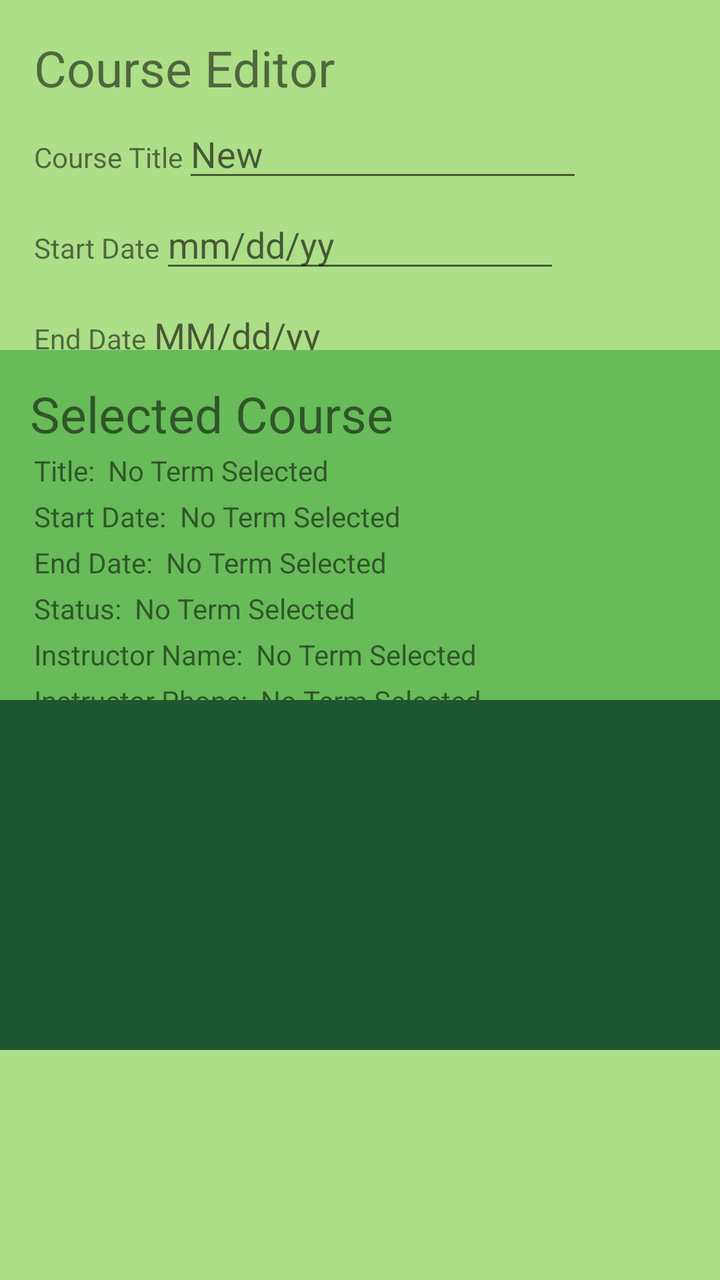
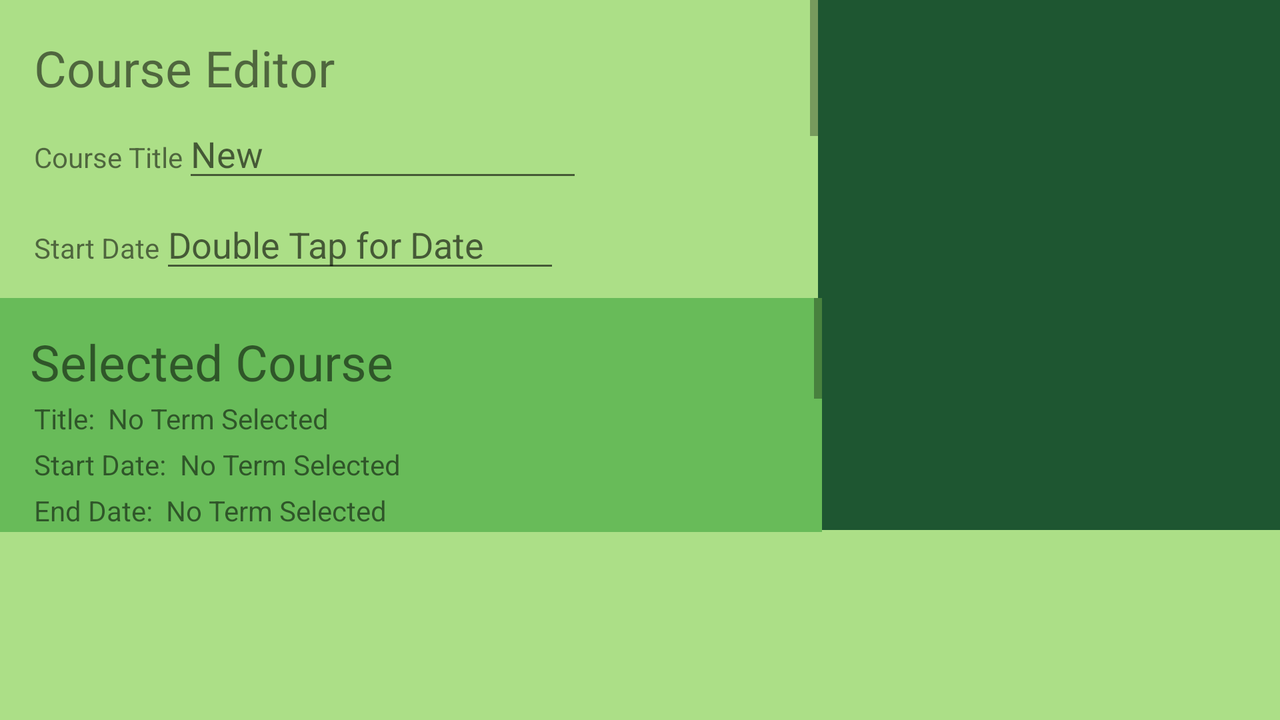

An Android layout and its configuration variant, each rendered on a device that would load it. The default file and the variant file are quoted in full after the pictures.
<!-- AndroidManifest.xml: application theme Theme.TermTracker -->
<!-- res/layout/activity_detailed_course.xml -->
<?xml version="1.0" encoding="utf-8"?>
<androidx.constraintlayout.widget.ConstraintLayout xmlns:android="http://schemas.android.com/apk/res/android"
    xmlns:app="http://schemas.android.com/apk/res-auto"
    xmlns:tools="http://schemas.android.com/tools"
    android:layout_width="match_parent"
    android:layout_height="match_parent"
    tools:context=".UI.DetailedCourseActivity"
    android:background="@color/Yellow_Green">


    <ScrollView
        android:id="@+id/courseScrollview1"
        android:layout_width="409dp"
        android:layout_height="175dp"
        app:layout_constraintLeft_toLeftOf="parent"
        app:layout_constraintTop_toBottomOf="@+id/courseScrollview2"
        tools:layout_editor_absoluteX="1dp"
        tools:layout_editor_absoluteY="1dp"
        android:background="@color/Mantis">

        <LinearLayout
            android:layout_width="match_parent"
            android:layout_margin="15dp"
            android:layout_height="wrap_content"
            android:orientation="vertical">

            <LinearLayout
                android:layout_width="match_parent"
                android:layout_height="wrap_content"
                android:orientation="horizontal">

                <TextView
                    android:layout_width="wrap_content"
                    android:layout_height="wrap_content"
                    android:text="Selected Course"
                    android:textSize="25dp"/>

            </LinearLayout>

            <LinearLayout
                android:layout_width="match_parent"
                android:layout_height="wrap_content"
                android:orientation="horizontal"
                android:layout_margin="2dp">

                <TextView
                    android:layout_width="wrap_content"
                    android:layout_height="wrap_content"
                    android:text="Title:  " />

                <TextView
                    android:id="@+id/selectedCTitle"
                    android:layout_width="wrap_content"
                    android:layout_height="wrap_content"
                    android:text="No Term Selected" />

            </LinearLayout>

            <LinearLayout
                android:layout_width="match_parent"
                android:layout_height="wrap_content"
                android:orientation="horizontal"
                android:layout_margin="2dp">

                <TextView
                    android:layout_width="wrap_content"
                    android:layout_height="wrap_content"
                    android:text="Start Date:  " />

                <TextView
                    android:id="@+id/selectedCStart"
                    android:layout_width="wrap_content"
                    android:layout_height="wrap_content"
                    android:text="No Term Selected" />

            </LinearLayout>

            <LinearLayout
                android:layout_width="match_parent"
                android:layout_height="wrap_content"
                android:orientation="horizontal"
                android:layout_margin="2dp">

                <TextView
                    android:layout_width="wrap_content"
                    android:layout_height="wrap_content"
                    android:text="End Date:  " />

                <TextView
                    android:id="@+id/selectedCEnd"
                    android:layout_width="wrap_content"
                    android:layout_height="wrap_content"
                    android:text="No Term Selected" />

            </LinearLayout>

            <LinearLayout
                android:layout_width="match_parent"
                android:layout_height="wrap_content"
                android:orientation="horizontal"
                android:layout_margin="2dp">

                <TextView
                    android:layout_width="wrap_content"
                    android:layout_height="wrap_content"
                    android:text="Status:  " />

                <TextView
                    android:id="@+id/selectedCStatus"
                    android:layout_width="wrap_content"
                    android:layout_height="wrap_content"
                    android:text="No Term Selected" />

            </LinearLayout>

            <LinearLayout
                android:layout_width="match_parent"
                android:layout_height="wrap_content"
                android:orientation="horizontal"
                android:layout_margin="2dp">

                <TextView
                    android:layout_width="wrap_content"
                    android:layout_height="wrap_content"
                    android:text="Instructor Name:  " />

                <TextView
                    android:id="@+id/selectedCInstructorName"
                    android:layout_width="wrap_content"
                    android:layout_height="wrap_content"
                    android:text="No Term Selected" />

            </LinearLayout>

            <LinearLayout
                android:layout_width="match_parent"
                android:layout_height="wrap_content"
                android:orientation="horizontal"
                android:layout_margin="2dp">

                <TextView
                    android:layout_width="wrap_content"
                    android:layout_height="wrap_content"
                    android:text="Instructor Phone:  " />

                <TextView
                    android:id="@+id/selectedCInstructorPhone"
                    android:layout_width="wrap_content"
                    android:layout_height="wrap_content"
                    android:text="No Term Selected" />

            </LinearLayout>

            <LinearLayout
                android:layout_width="match_parent"
                android:layout_height="wrap_content"
                android:orientation="horizontal"
                android:layout_margin="2dp">

                <TextView
                    android:layout_width="wrap_content"
                    android:layout_height="wrap_content"
                    android:text="Instructor Email:  " />

                <TextView
                    android:id="@+id/selectedCInstructorEmail"
                    android:layout_width="wrap_content"
                    android:layout_height="wrap_content"
                    android:text="No Term Selected" />

            </LinearLayout>

            <LinearLayout
                android:layout_width="match_parent"
                android:layout_height="wrap_content"
                android:orientation="horizontal"
                android:layout_margin="2dp">

                <TextView
                    android:layout_width="wrap_content"
                    android:layout_height="wrap_content"
                    android:text="Optional Note:  " />

                <TextView
                    android:id="@+id/selectedCOptionalNote"
                    android:layout_width="wrap_content"
                    android:layout_height="wrap_content"
                    android:text="No Term Selected" />

            </LinearLayout>

            <LinearLayout
                android:layout_width="match_parent"
                android:layout_height="wrap_content"
                android:orientation="horizontal"
                android:layout_margin="20dp">

             </LinearLayout>

        </LinearLayout>

    </ScrollView>

    <ScrollView
        android:id="@+id/courseScrollview2"
        android:layout_width="409dp"
        android:layout_height="175dp"
        app:layout_constraintLeft_toLeftOf="parent"
        app:layout_constraintTop_toTopOf="parent"
        tools:layout_editor_absoluteX="1dp"
        tools:layout_editor_absoluteY="1dp">

        <LinearLayout
            android:layout_width="match_parent"
            android:layout_margin="15dp"
            android:layout_height="wrap_content"
            android:orientation="vertical">

            <LinearLayout
                android:layout_width="match_parent"
                android:layout_height="wrap_content"
                android:orientation="horizontal"
                android:layout_margin="2dp">

                <TextView
                    android:layout_width="wrap_content"
                    android:layout_height="wrap_content"
                    android:text="Course Editor"
                    android:textSize="25dp"/>

            </LinearLayout>


            <LinearLayout
                android:layout_width="match_parent"
                android:layout_height="wrap_content"
                android:orientation="horizontal"
                android:layout_margin="2dp">

                <TextView
                    android:layout_width="wrap_content"
                    android:layout_height="wrap_content"
                    android:text="Course Title" />

                <EditText
                    android:id="@+id/courseTitle"
                    android:layout_width="200dp"
                    android:layout_height="wrap_content"
                    android:hint="New"/>

            </LinearLayout>

            <LinearLayout
                android:layout_width="match_parent"
                android:layout_height="wrap_content"
                android:orientation="horizontal"
                android:layout_margin="2dp">

                <TextView
                    android:layout_width="wrap_content"
                    android:layout_height="wrap_content"
                    android:text="Start Date" />

                <EditText
                    android:id="@+id/courseStart"
                    android:layout_width="200dp"
                    android:layout_height="wrap_content"
                    android:hint="mm/dd/yy"/>

            </LinearLayout>

            <LinearLayout
                android:layout_width="match_parent"
                android:layout_height="wrap_content"
                android:orientation="horizontal"
                android:layout_margin="2dp">

                <TextView
                    android:layout_width="wrap_content"
                    android:layout_height="wrap_content"
                    android:text="End Date" />

                <EditText
                    android:id="@+id/courseEnd"
                    android:layout_width="200dp"
                    android:layout_height="wrap_content"
                    android:hint="MM/dd/yy"/>

            </LinearLayout>

            <LinearLayout
                android:layout_width="match_parent"
                android:layout_height="wrap_content"
                android:orientation="horizontal"
                android:layout_margin="2dp">

                <TextView
                    android:layout_width="wrap_content"
                    android:layout_height="wrap_content"
                    android:text="Instructor" />

                <Spinner
                    android:id="@+id/courseInstructor"
                    android:layout_width="wrap_content"
                    android:layout_height="wrap_content"/>

            </LinearLayout>

            <LinearLayout
                android:layout_width="match_parent"
                android:layout_height="wrap_content"
                android:orientation="horizontal"
                android:layout_margin="2dp">

                <TextView
                    android:layout_width="wrap_content"
                    android:layout_height="wrap_content"
                    android:text="Status" />

                <Spinner
                    android:id="@+id/courseStatus"
                    android:layout_width="wrap_content"
                    android:layout_height="wrap_content"/>

            </LinearLayout>

            <LinearLayout
                android:layout_width="match_parent"
                android:layout_height="wrap_content"
                android:orientation="horizontal"
                android:layout_margin="20dp">

                <TextView
                    android:layout_width="wrap_content"
                    android:layout_height="wrap_content"
                    android:text="Optional Note" />

                <EditText
                    android:id="@+id/courseNote"
                    android:layout_width="200dp"
                    android:layout_height="wrap_content"
                    android:hint="New"/>

            </LinearLayout>

        </LinearLayout>

    </ScrollView>

    <ScrollView
        android:id="@+id/termScrollview3"
        android:layout_width="409dp"
        android:layout_height="175dp"
        app:layout_constraintLeft_toLeftOf="parent"
        app:layout_constraintTop_toBottomOf="@+id/courseScrollview1"
        android:background="@color/Pomona"
        tools:layout_editor_absoluteX="1dp"
        tools:layout_editor_absoluteY="1dp">

        <androidx.recyclerview.widget.RecyclerView
            android:id='@+id/recyclerview_detailedCourse'
            android:layout_width="409dp"
            android:layout_height="672dp"
            android:layout_margin="0dp"
            tools:layout_editor_absoluteX="1dp"
            tools:layout_editor_absoluteY="1dp"
            app:layout_constraintLeft_toLeftOf="parent"
            app:layout_constraintTop_toTopOf="parent"/>

    </ScrollView>

</androidx.constraintlayout.widget.ConstraintLayout>
<!-- resources referenced by this layout -->
<resources>
  <color name="Mantis">#FF68BB59</color>
  <color name="Pomona">#FF1E5631</color>
  <color name="Yellow_Green">#FFACDF87</color>
  <style name="Theme.TermTracker" parent="Theme.MaterialComponents.DayNight.DarkActionBar">
          
          <item name="colorPrimary">@color/Pomona</item>
          <item name="colorPrimaryVariant">@color/Max_Green</item>
          <item name="colorOnPrimary">@color/white</item>
          
          <item name="colorSecondary">@color/Yellow_Green</item>
          <item name="colorSecondaryVariant">@color/Mantis</item>
          <item name="colorOnSecondary">@color/black</item>
          
          <item name="android:statusBarColor" tools:targetApi="l">?attr/colorPrimaryVariant</item>
          
      </style>
  <color name="Max_Green">#FF4C9A2A</color>
  <color name="white">#FFFFFFFF</color>
  <color name="black">#FF000000</color>
</resources>
<!-- res/layout-land/activity_detailed_course.xml (the author's variant of the layout above) -->
<!-- drawn on the phone turned sideways -->
<?xml version="1.0" encoding="utf-8"?>
<androidx.constraintlayout.widget.ConstraintLayout xmlns:android="http://schemas.android.com/apk/res/android"
    xmlns:app="http://schemas.android.com/apk/res-auto"
    xmlns:tools="http://schemas.android.com/tools"
    android:layout_width="match_parent"
    android:layout_height="match_parent"
    android:background="@color/Yellow_Green"
    tools:context=".UI.DetailedCourseActivity">


    <ScrollView
        android:id="@+id/courseScrollview2"
        android:layout_width="409dp"
        android:layout_height="149dp"
        app:layout_constraintTop_toTopOf="parent"
        tools:layout_editor_absoluteX="1dp">

        <LinearLayout
            android:layout_width="match_parent"
            android:layout_height="wrap_content"
            android:layout_margin="15dp"
            android:orientation="vertical">

            <LinearLayout
                android:layout_width="match_parent"
                android:layout_height="wrap_content"
                android:layout_margin="2dp"
                android:orientation="horizontal">

                <TextView
                    android:layout_width="wrap_content"
                    android:layout_height="wrap_content"
                    android:text="Course Editor"
                    android:textSize="25dp" />

            </LinearLayout>


            <LinearLayout
                android:layout_width="match_parent"
                android:layout_height="wrap_content"
                android:layout_margin="2dp"
                android:orientation="horizontal">

                <TextView
                    android:layout_width="wrap_content"
                    android:layout_height="wrap_content"
                    android:text="Course Title" />

                <EditText
                    android:id="@+id/courseTitle"
                    android:layout_width="200dp"
                    android:layout_height="wrap_content"
                    android:hint="New" />

            </LinearLayout>

            <LinearLayout
                android:layout_width="match_parent"
                android:layout_height="wrap_content"
                android:layout_margin="2dp"
                android:orientation="horizontal">

                <TextView
                    android:layout_width="wrap_content"
                    android:layout_height="wrap_content"
                    android:text="Start Date" />

                <EditText
                    android:id="@+id/courseStart"
                    android:layout_width="200dp"
                    android:layout_height="wrap_content"
                    android:hint="Double Tap for Date" />

            </LinearLayout>

            <LinearLayout
                android:layout_width="match_parent"
                android:layout_height="wrap_content"
                android:layout_margin="2dp"
                android:orientation="horizontal">

                <TextView
                    android:layout_width="wrap_content"
                    android:layout_height="wrap_content"
                    android:text="End Date" />

                <EditText
                    android:id="@+id/courseEnd"
                    android:layout_width="200dp"
                    android:layout_height="wrap_content"
                    android:hint="Double Tap for Date" />

            </LinearLayout>

            <LinearLayout
                android:layout_width="match_parent"
                android:layout_height="wrap_content"
                android:layout_margin="2dp"
                android:orientation="horizontal">

                <TextView
                    android:layout_width="wrap_content"
                    android:layout_height="wrap_content"
                    android:text="Instructor" />

                <Spinner
                    android:id="@+id/courseInstructor"
                    android:layout_width="wrap_content"
                    android:layout_height="wrap_content" />

            </LinearLayout>

            <LinearLayout
                android:layout_width="match_parent"
                android:layout_height="wrap_content"
                android:layout_margin="2dp"
                android:orientation="horizontal">

                <TextView
                    android:layout_width="wrap_content"
                    android:layout_height="wrap_content"
                    android:text="Status" />

                <Spinner
                    android:id="@+id/courseStatus"
                    android:layout_width="wrap_content"
                    android:layout_height="wrap_content" />

            </LinearLayout>

            <LinearLayout
                android:layout_width="match_parent"
                android:layout_height="wrap_content"
                android:layout_margin="20dp"
                android:orientation="horizontal">

                <TextView
                    android:layout_width="wrap_content"
                    android:layout_height="wrap_content"
                    android:text="Optional Note" />

                <EditText
                    android:id="@+id/courseNote"
                    android:layout_width="200dp"
                    android:layout_height="wrap_content"
                    android:hint="New" />

            </LinearLayout>

        </LinearLayout>

    </ScrollView>

    <ScrollView
        android:id="@+id/termScrollview3"
        android:layout_width="383dp"
        android:layout_height="265dp"
        android:background="@color/Pomona"
        app:layout_constraintStart_toEndOf="@+id/courseScrollview2"
        tools:layout_editor_absoluteY="0dp">

        <androidx.recyclerview.widget.RecyclerView
            android:id='@+id/recyclerview_detailedCourse'
            android:layout_width="409dp"
            android:layout_height="672dp"
            android:layout_margin="0dp"
            app:layout_constraintLeft_toLeftOf="parent"
            app:layout_constraintTop_toTopOf="parent"
            tools:layout_editor_absoluteX="1dp"
            tools:layout_editor_absoluteY="1dp" />

    </ScrollView>

    <ScrollView
        android:id="@+id/courseScrollview1"
        android:layout_width="411dp"
        android:layout_height="117dp"
        android:background="@color/Mantis"
        app:layout_constraintTop_toBottomOf="@+id/courseScrollview2"
        tools:layout_editor_absoluteX="-1dp">

        <LinearLayout
            android:layout_width="match_parent"
            android:layout_height="wrap_content"
            android:layout_margin="15dp"
            android:orientation="vertical">

            <LinearLayout
                android:layout_width="match_parent"
                android:layout_height="wrap_content"
                android:orientation="horizontal">

                <TextView
                    android:layout_width="wrap_content"
                    android:layout_height="wrap_content"
                    android:text="Selected Course"
                    android:textSize="25dp" />

            </LinearLayout>

            <LinearLayout
                android:layout_width="match_parent"
                android:layout_height="wrap_content"
                android:layout_margin="2dp"
                android:orientation="horizontal">

                <TextView
                    android:layout_width="wrap_content"
                    android:layout_height="wrap_content"
                    android:text="Title:  " />

                <TextView
                    android:id="@+id/selectedCTitle"
                    android:layout_width="wrap_content"
                    android:layout_height="wrap_content"
                    android:text="No Term Selected" />

            </LinearLayout>

            <LinearLayout
                android:layout_width="match_parent"
                android:layout_height="wrap_content"
                android:layout_margin="2dp"
                android:orientation="horizontal">

                <TextView
                    android:layout_width="wrap_content"
                    android:layout_height="wrap_content"
                    android:text="Start Date:  " />

                <TextView
                    android:id="@+id/selectedCStart"
                    android:layout_width="wrap_content"
                    android:layout_height="wrap_content"
                    android:text="No Term Selected" />

            </LinearLayout>

            <LinearLayout
                android:layout_width="match_parent"
                android:layout_height="wrap_content"
                android:layout_margin="2dp"
                android:orientation="horizontal">

                <TextView
                    android:layout_width="wrap_content"
                    android:layout_height="wrap_content"
                    android:text="End Date:  " />

                <TextView
                    android:id="@+id/selectedCEnd"
                    android:layout_width="wrap_content"
                    android:layout_height="wrap_content"
                    android:text="No Term Selected" />

            </LinearLayout>

            <LinearLayout
                android:layout_width="match_parent"
                android:layout_height="wrap_content"
                android:layout_margin="2dp"
                android:orientation="horizontal">

                <TextView
                    android:layout_width="wrap_content"
                    android:layout_height="wrap_content"
                    android:text="Status:  " />

                <TextView
                    android:id="@+id/selectedCStatus"
                    android:layout_width="wrap_content"
                    android:layout_height="wrap_content"
                    android:text="No Term Selected" />

            </LinearLayout>

            <LinearLayout
                android:layout_width="match_parent"
                android:layout_height="wrap_content"
                android:layout_margin="2dp"
                android:orientation="horizontal">

                <TextView
                    android:layout_width="wrap_content"
                    android:layout_height="wrap_content"
                    android:text="Instructor Name:  " />

                <TextView
                    android:id="@+id/selectedCInstructorName"
                    android:layout_width="wrap_content"
                    android:layout_height="wrap_content"
                    android:text="No Term Selected" />

            </LinearLayout>

            <LinearLayout
                android:layout_width="match_parent"
                android:layout_height="wrap_content"
                android:layout_margin="2dp"
                android:orientation="horizontal">

                <TextView
                    android:layout_width="wrap_content"
                    android:layout_height="wrap_content"
                    android:text="Instructor Phone:  " />

                <TextView
                    android:id="@+id/selectedCInstructorPhone"
                    android:layout_width="wrap_content"
                    android:layout_height="wrap_content"
                    android:text="No Term Selected" />

            </LinearLayout>

            <LinearLayout
                android:layout_width="match_parent"
                android:layout_height="wrap_content"
                android:layout_margin="2dp"
                android:orientation="horizontal">

                <TextView
                    android:layout_width="wrap_content"
                    android:layout_height="wrap_content"
                    android:text="Instructor Email:  " />

                <TextView
                    android:id="@+id/selectedCInstructorEmail"
                    android:layout_width="wrap_content"
                    android:layout_height="wrap_content"
                    android:text="No Term Selected" />

            </LinearLayout>

            <LinearLayout
                android:layout_width="match_parent"
                android:layout_height="wrap_content"
                android:layout_margin="2dp"
                android:orientation="horizontal">

                <TextView
                    android:layout_width="wrap_content"
                    android:layout_height="wrap_content"
                    android:text="Optional Note:  " />

                <TextView
                    android:id="@+id/selectedCOptionalNote"
                    android:layout_width="wrap_content"
                    android:layout_height="wrap_content"
                    android:text="No Term Selected" />

            </LinearLayout>

            <LinearLayout
                android:layout_width="match_parent"
                android:layout_height="wrap_content"
                android:layout_margin="20dp"
                android:orientation="horizontal">

            </LinearLayout>

        </LinearLayout>

    </ScrollView>

</androidx.constraintlayout.widget.ConstraintLayout>
